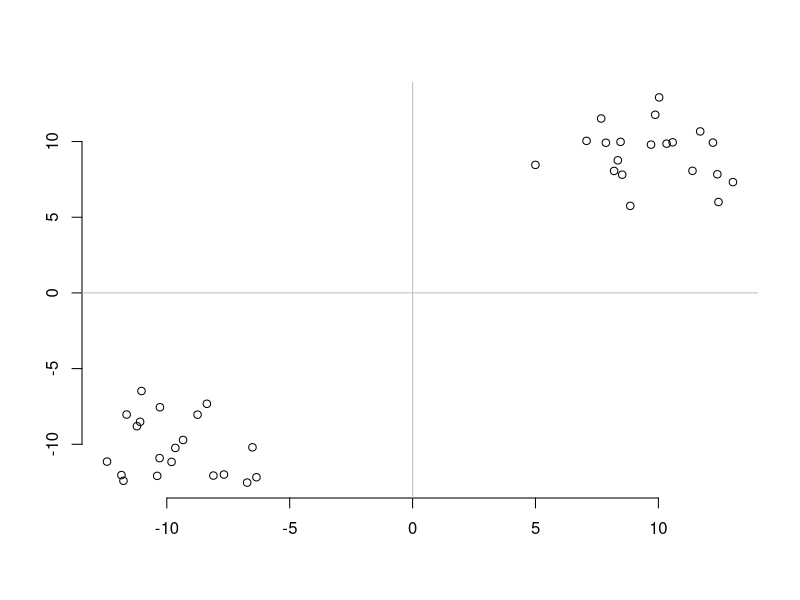

Write the R code that produced this figure.
## ---- chunk 1
treatment = c(49,81,73,112,95,88,48,38,39,71,74,60,88,81,79)
control = c(68,63,48,57,70,66,90,44,105,67,59,96,77,79,33)
## ---- chunk 2
x= rbind(cbind(rnorm(20, 10,2), rnorm(20, 10,2)),cbind(rnorm(20, -10,2), rnorm(20, -10,2)))
par(bty=  "n")
plot(x, xlab = "", ylab=""); lines(c(-100,1000), c(0,0), col = "grey"); lines(c(0,0),c(-100,1000), col = "grey")

